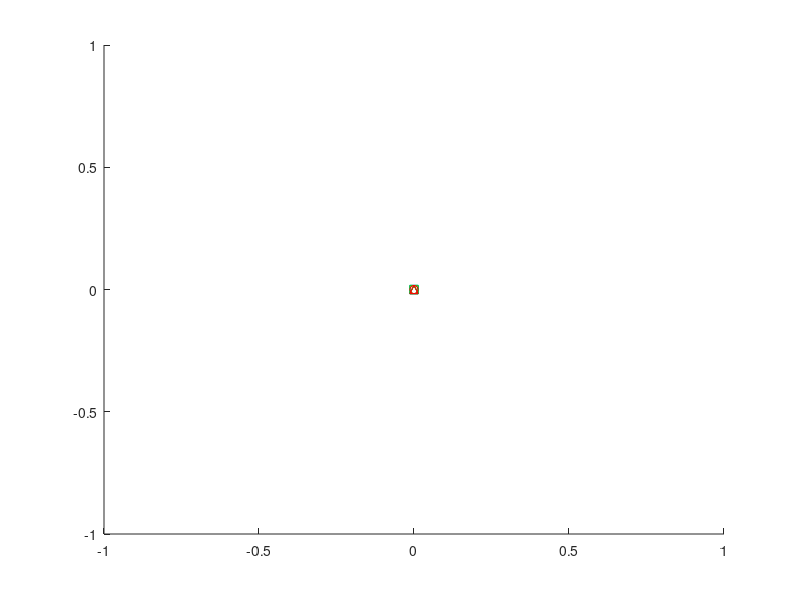

The MATLAB source for this figure: (Note: this script raises an error after producing the figure.)
figure_main = figure('Name','Reactions','OuterPosition',[10 195 600 350]);
hold on;
timeA = 0;
plot(0,0,'o','Color','green','DisplayName',"Initial Velocity");
plot(0,0,'^','Color','black','DisplayName',"Rotational");
plot(0,0,'^','Color','green','DisplayName',"Normal");
plot(0,0,'s','Color','blue','DisplayName',"Friction");
plot(0,0,'s','Color','green','DisplayName',"Gravity");
plot(0,0,'^','Color','red','DisplayName',"Elastic");
plot(0,0,'o','Color','red','DisplayName',"Final Velocity");
for iit = 1:i_max
    if isempty(b{iit}) == 0
        timeA = timeA + b{iit}.t_f_i;
    end
    for jit = 1:j_max
        if isempty(s{iit,jit}) == 0
            timeA = timeA + T;
            plot(timeA,mag(s{iit,jit}.v_ij),'o','Color','green','HandleVisibility','off');
            plot(timeA,mag(s{iit,jit}.A_r_ij),'^','Color','black','HandleVisibility','off');
            plot(timeA,mag(s{iit,jit}.A_n_ij),'^','Color','green','HandleVisibility','off');
            plot(timeA,mag(s{iit,jit}.A_f_ij),'s','Color','blue','HandleVisibility','off');
            plot(timeA,mag(s{iit,jit}.A_g_ij),'s','Color','green','HandleVisibility','off');
            plot(timeA,mag(s{iit,jit}.A_e_ij),'^','Color','red','HandleVisibility','off');
            plot(timeA,mag(s{iit,jit}.V_ij),'o','Color','red','HandleVisibility','off');
        end
    end
end

grid minor;
xlim([0, double(timeA+T)]);
xlabel('Time elapsed (s)');
ylabel('Velocity Influence (m/s)');
legend;
hold off;